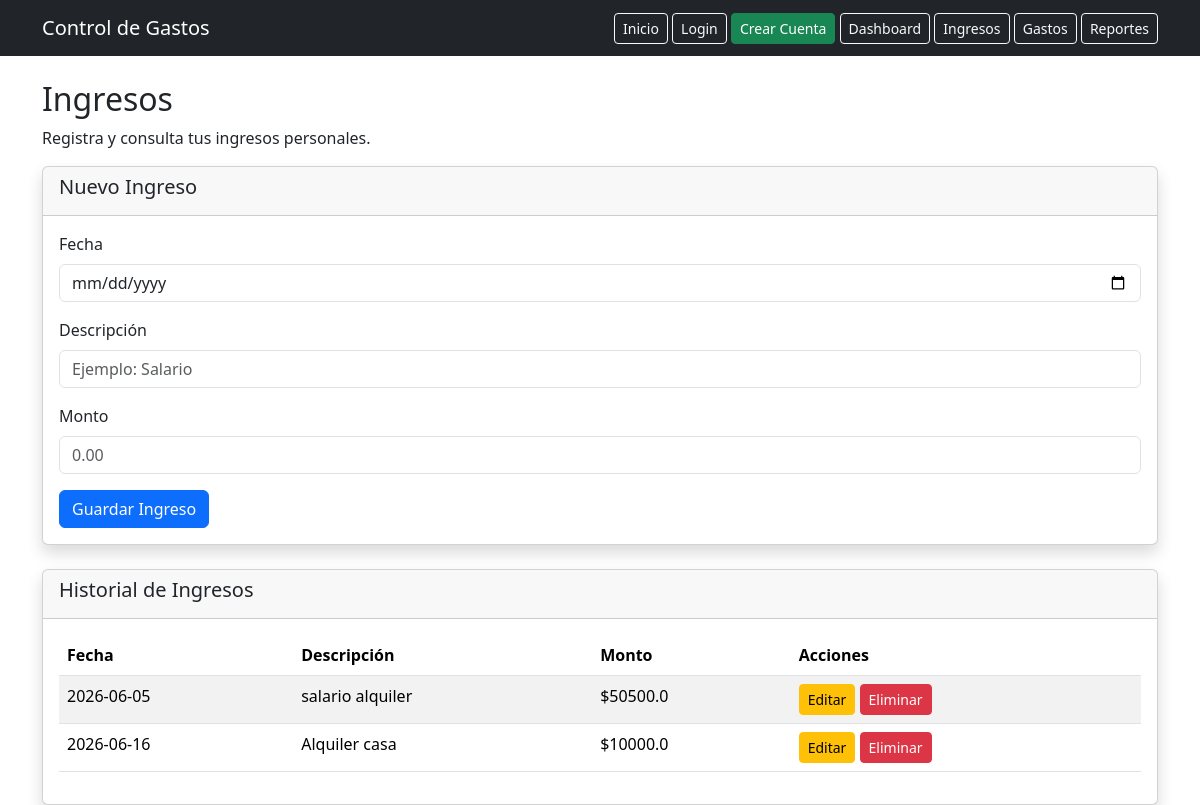
Screenshot of /incomes (signed in) with the database file from the repository.
### models/income.py (models this page shows)
class Income(db.Model):
    __tablename__ = "incomes"
    id = db.Column(db.Integer, primary_key=True)
    user_id = db.Column(
        db.Integer,
        db.ForeignKey("users.id"),
        nullable=False
    )
    date = db.Column(db.Date, nullable=False)
    description = db.Column(db.String(150), nullable=False)
    amount = db.Column(db.Float, nullable=False)

### app.py (the view, shortened to what this page needs)
@app.route("/incomes", methods=["GET", "POST"])
def incomes():
    protected = login_required()
    if protected:
        return protected
    user_incomes = Income.query.filter_by(
        user_id=session["user_id"]
    ).all()
    return render_template(
        "incomes.html",
        incomes=user_incomes)

### app.py (called while the page is built)
def login_required():
    if "user_id" not in session:
        flash("Debes iniciar sesión para acceder.", "warning")
        return redirect("/login")
    return None

### templates/incomes.html (shortened to what this page needs)
{% extends "base.html" %}
{% block content %}
<h2>Ingresos</h2>
<p>Registra y consulta tus ingresos personales.</p>
<div class="card shadow mb-4">
    <div class="card-header">
        <h5>Nuevo Ingreso</h5>
    </div>
    <div class="card-body">
        <form method="POST" action="/incomes">
            <div class="mb-3">
                <label class="form-label">Fecha</label>
                <input type="date"
                name="date"
                class="form-control"
                required>
            </div>
            <div class="mb-3">
                <label class="form-label">Descripción</label>
                <input type="text"
                name="description"
                class="form-control"
                placeholder="Ejemplo: Salario"
                required>
            </div>
            <div class="mb-3">
                <label class="form-label">Monto</label>
                <input type="number"
                name="amount" step="0.01"
                class="form-control"
                placeholder="0.00"
                required>
            </div>
            <button type="submit" class="btn btn-primary">
                Guardar Ingreso
            </button>
        </form>
    </div>
</div>
<div class="card shadow">
    <div class="card-header">
        <h5>Historial de Ingresos</h5>
    </div>
    <div class="card-body">
        <table class="table table-striped">
            <thead>
                <tr>
                    <th>Fecha</th>
                    <th>Descripción</th>
                    <th>Monto</th>
                    <th>Acciones</th>
                </tr>
            </thead>
            <tbody>
                {% for income in incomes %}
                <tr>
                    <td>{{ income.date }}</td>
                    <td>{{ income.description }}</td>
                    <td>${{ income.amount }}</td>
                    <td>
                        <a href="/incomes/edit/{{ income.id }}"
                        class="btn btn-warning btn-sm">
                            Editar
                        </a>
                        <form method="POST" action="/incomes/delete/{{ income.id }}" style="display:inline;">
                            <button type="submit" class="btn btn-danger btn-sm">
                                Eliminar
                            </button>
                        </form>
                    </td>
                </tr>
                {% else %}
                <tr>
                    <td colspan="4" class="text-center">
                        No hay ingresos registrados.
                    </td>
                </tr>
                {% endfor %}
            </tbody>
        </table>
    </div>
</div>
{% endblock %}

### rows the page displays
Income: date "2026-06-05", description "salario alquiler", amount "50500.0"
Income: date "2026-06-16", description "Alquiler casa", amount "10000.0"
